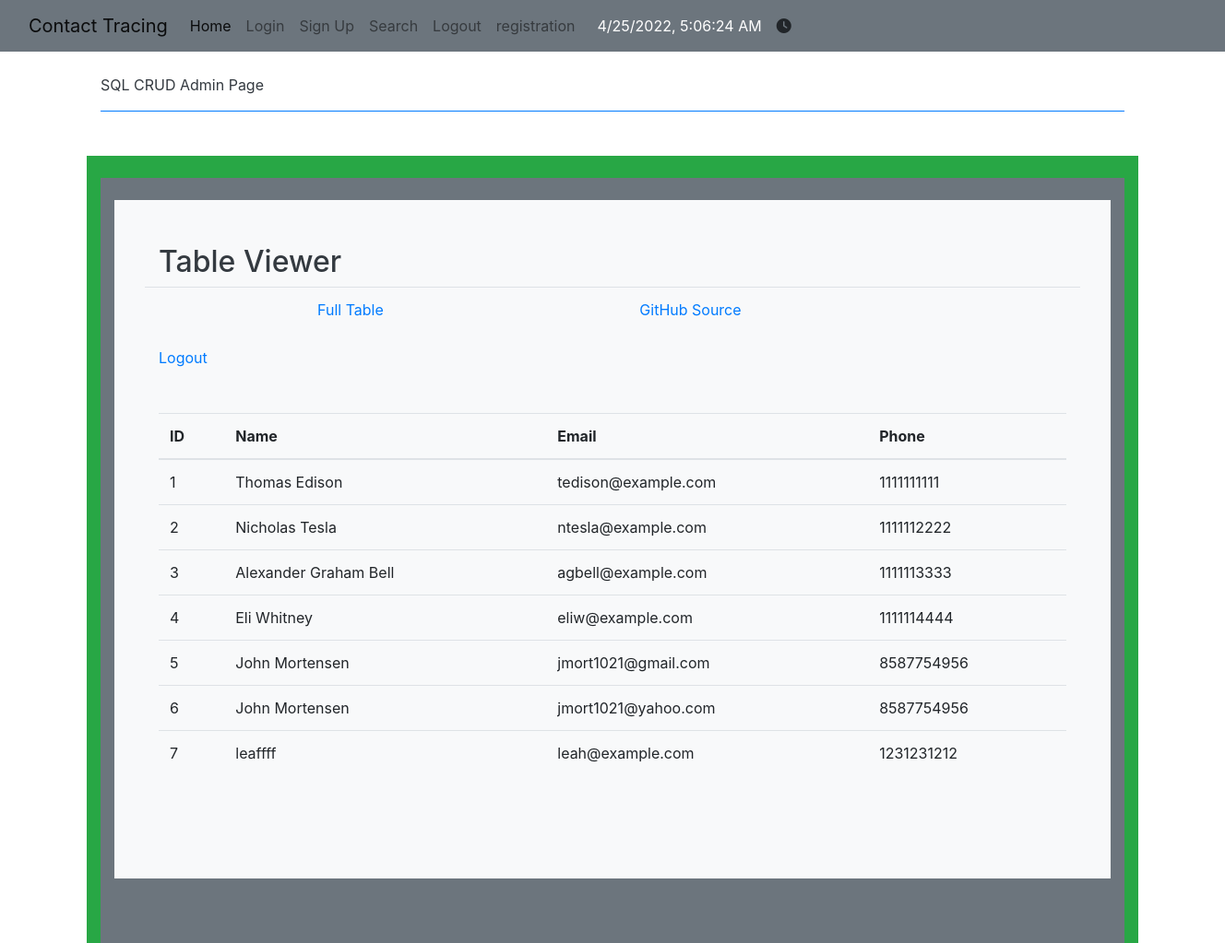
The page /crud/ (signed in, upper part) on the database as committed earlier.
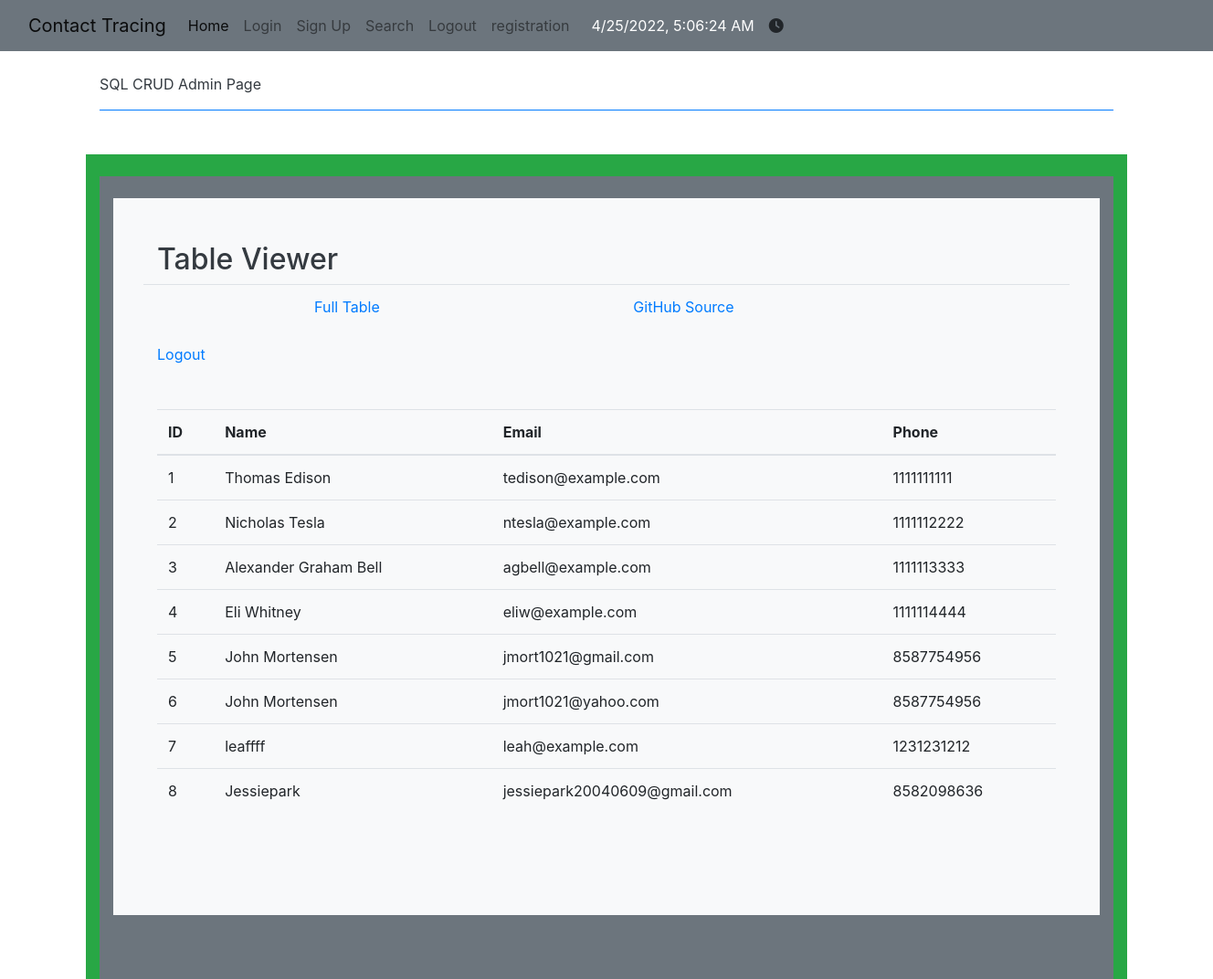
The same page on the database as committed later.
### crudy/model.py (models this page shows, shortened)
class Users(UserMixin, db.Model):
    userID = db.Column(db.Integer, primary_key=True)
    name = db.Column(db.String(255), unique=False, nullable=False)
    email = db.Column(db.String(255), unique=True, nullable=False)
    password = db.Column(db.String(255), unique=False, nullable=False)
    phone = db.Column(db.String(255), unique=False, nullable=False)
    def read(self):
        return {
            "userID": self.userID,
            "name": self.name,
            "email": self.email,
            "password": self.password,
            "phone": self.phone,
            "query": "by_alc"  # This is for fun, a little watermark
        }

### crudy/app_crud.py (the view)
@app_crud.route('/')
@login_required  # Flask-Login uses this decorator to restrict acess to logged in users
def crud():
    return render_template("crud.html", table=users_all())

### crudy/query.py (called while the page is built)
def users_all():
    return users_all_alc()

def users_all_alc():
    table = Users.query.all()
    json_ready = [peep.read() for peep in table]
    return json_ready

@login_manager.user_loader
def user_loader(user_id):
    if user_id is not None:
        return Users.query.get(user_id)
    return None

### crudy/templates/cruddy/crud.html (shortened to what this page needs)
{% extends "layouts/base.html" %}
{% block body %}
    <div class="container py-4">
        <header class="pb-3 mb-4 border-bottom border-primary text-dark">
            <span class="fs-4">SQL CRUD Admin Page</span>
        </header>
    </div>
    <div class="container py-4 text-light bg-success">
        <div class="container bg-secondary py-4">
            <div class="p-5 mb-4 bg-light text-dark rounded-3">
                <h2>Table Viewer</h2>
                <div class="row align-items-md-stretch">
                    <table class="table">
                        <tbody>
                        <tr>
                            <td></td>
                            <td></td>
                            <td><a href={{url_for('crud.crud')}}>Full Table </a></td>
                            <td><a href="https://github.com/nighthawkcoders/nighthawk_csp/tree/master/crud">GitHub Source</a></td>
                        </tr>
                        </tbody>
                    </table>
                </div>
                <a href={{ url_for('crud.logout') }}>
                    Logout
                </a>
                <div class="row align-items-md-stretch">
                    <div class="container-fluid py-5">
                        <table class="table">
                            <thead>
                            <tr>
                                <th>ID</th>
                                <th>Name</th>
                                <th>Email</th>
                                <th>Phone</th>
                            </tr>
                            </thead>
                            <tbody>
                            {% for row in table %}
                                {% set pn = "" ~ row['phone'] %}
                                {% set pnf = "(" ~ pn[0:3] ~ ")" ~ pn[3:6] ~ "-" ~ pn[6:10] %}
                                <tr>
                                    <td>{{ row['userID'] }}</td>
                                    <td>{{ row['name'] }}</td>
                                    <td>{{ row['email'] }}</td>
                                    <td>{{ row['phone'] }}</td>
                                </tr>
                            {% endfor %}
                            </tbody>
                        </table>
                    </div>
                </div>
            </div>
        </div>
        <div class="container bg-secondary py-4">
        </div>
    </div>
{% endblock %}

### templates/layouts/base.html (shortened to what this page needs)
<!DOCTYPE HTML>
<html lang="en" data-theme="light">
<html lang="en">
{% set basename = "Levss" %}
{% set github = "https://github.com/nighthawkcoders" %}
{% set twitter = "https://twitter.com/NighthawkCoding" %}
{% set youtube = "https://www.youtube.com/channel/UClIKOsDS5dsfzFA3zveDT3Q?view_as=subscriber" %}
<head>
    <link rel="stylesheet" href="https://stackpath.bootstrapcdn.com/bootstrap/4.3.1/css/bootstrap.min.css">
    <link rel="stylesheet" href="https://cdnjs.cloudflare.com/ajax/libs/font-awesome/4.7.0/css/font-awesome.min.css">
</head>
<body>
{% include "layouts/navbar.html" %}
{% block body %}{% endblock %}
</body>
</html>

### templates/layouts/navbar.html (shortened to what this page needs)
<!DOCTYPE html>
<head>
</head>
<nav class="navbar navbar-expand-lg navbar-light bg-secondary">
    <div class="container-fluid">
        <div class="btn-group">
            <a class="navbar-brand" href="">Contact Tracing</a>
            <div class="collapse navbar-collapse" id="navbarHome">
                <ul class="navbar-nav">
                    <li class="nav-item active">
                        <a class="nav-link" href="/">Home </a>
                    </li>
                    <a class="nav-link" href={{ url_for('crud.crud') }}>Login </a>
                    <a class="nav-link" href={{ url_for('crud.crud_authorize') }}>Sign Up </a>
                    <a class="nav-link" href={{ url_for('crud.search') }}>Search </a>
                    <a class="nav-link" href={{ url_for('crud.logout') }}>Logout</a>
                    <a class="nav-link" href={{ url_for('registration') }}>registration</a>
                    <div class="collapse navbar-collapse" id="navbarNavDarkDropdown">
                        <ul class="navbar-nav">
                            <div style="color:white; alignment: right" class="btn-group">
                                <div class="px-3" style="color:white;">
                                    <span id="clock"></span>
                                </div>
                            </div>
                            <div id="timerContainer">
                                <div id="iconInputContainer" onclick="showTimer()">
                                    <i class="fas fa-clock"></i>
                                </div>
                            </div>
                        </ul>
                    </div>
                </ul>
            </div>
        </div>
    </div>
</nav>

Rows that differ between the two databases and show on the page:
added Users: userID "8", name "Jessiepark", email "jessiepark20040609@gmail.com", phone "8582098636"
